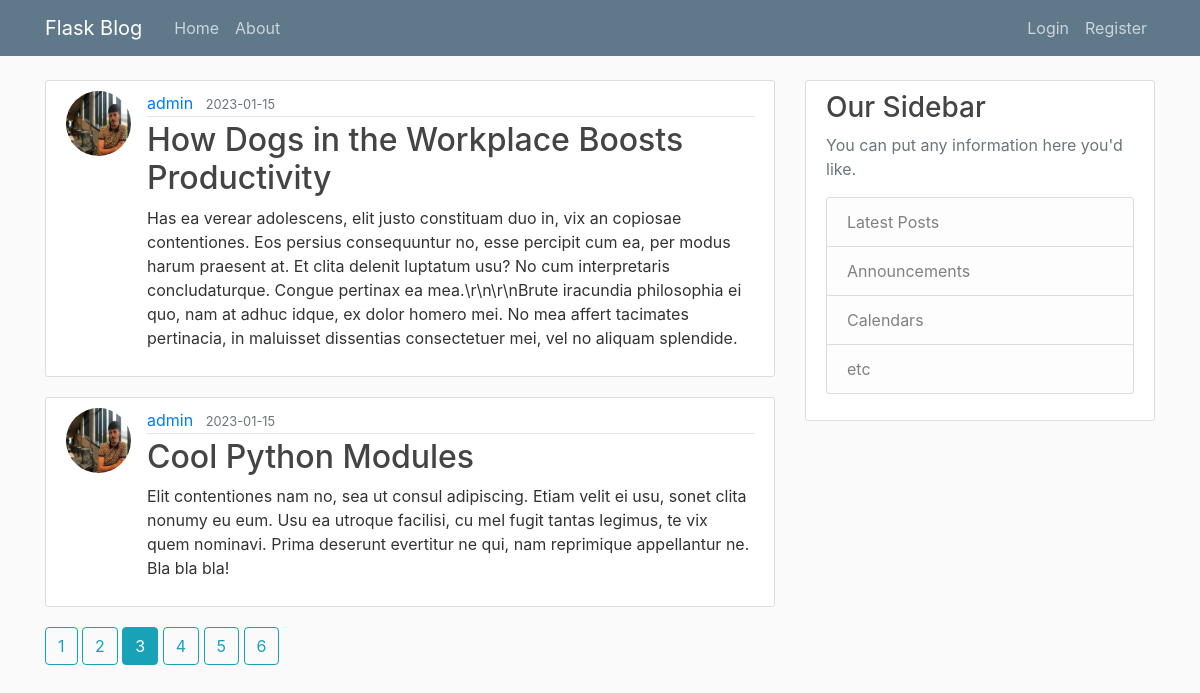
Screenshot of /home?page=3 with the database file from the repository.
### flaskblog/models.py (models this page shows, shortened)
class Post(db.Model):
    id = db.Column(db.Integer, primary_key=True)
    title = db.Column(db.String(100), nullable=False)
    date_posted = db.Column(db.DateTime, nullable=False, default=datetime.utcnow)
    content = db.Column(db.Text, nullable=False)
    user_id = db.Column(db.Integer, db.ForeignKey("user.id"), nullable=False)

class User(db.Model, UserMixin):
    id = db.Column(db.Integer, primary_key=True)
    username = db.Column(db.String(20), unique=True, nullable=False)
    email = db.Column(db.String(120), unique=True, nullable=False)
    image_file = db.Column(db.String(20), nullable=False, default="default.jpg")
    password = db.Column(db.String(60), nullable=False)
    posts = db.relationship(
        "Post", backref="author", lazy=True
    )  # backref isn't the actual column in Post, but lets us access who is the user that created that post

### flaskblog/routes.py (the view)
@app.route("/")
@app.route("/home")
def home():
    page = request.args.get("page", 1, type=int)  # http://127.0.0.1:5000/home?page=1
    posts = Post.query.order_by(Post.date_posted.desc()).paginate(
        page=page, per_page=2
    )  # show newer posts first, paginate
    return render_template("home.html", posts=posts)

### flaskblog/templates/home.html
{% extends "layout.html" %} {% block content %} {% for post in posts.items %}
<article class="media content-section">
  <img
    class="rounded-circle article-img"
    src="{{ url_for('static', filename='profile_pics/' + post.author.image_file) }}"
  />
  <div class="media-body">
    <div class="article-metadata">
      <a class="mr-2" href="#">{{ post.author.username }}</a>
      <small class="text-muted"
        >{{ post.date_posted.strftime('%Y-%m-%d') }}</small
      >
    </div>
    <h2>
      <a class="article-title" href="{{ url_for('post', post_id=post.id) }}"
        >{{ post.title }}</a
      >
    </h2>
    <p class="article-content">{{ post.content }}</p>
  </div>
</article>
{% endfor %} {% for page_num in posts.iter_pages(left_edge=1, right_edge=1,
left_current=1, right_current=2) %} {% if page_num %} {% if posts.page ==
page_num %}
<a class="btn btn-info mb-4" href="{{ url_for('home', page=page_num) }}"
  >{{ page_num }}</a
>
{% else %}
<a class="btn btn-outline-info mb-4" href="{{ url_for('home', page=page_num) }}"
  >{{ page_num }}</a
>
{% endif %} {% else %} ... {% endif %} {% endfor %} {% endblock content %}

### flaskblog/static/main.css (style rules this page uses)
body { background: #fafafa; color: #333333; margin-top: 5rem; }
h1, h2, h3, h4, h5, h6 { color: #444444; }
.content-section { background: #ffffff; padding: 10px 20px; border: 1px solid #dddddd; border-radius: 3px; margin-bottom: 20px; }
.article-title { color: #444444; }
.article-content { white-space: pre-line; }
.article-img { height: 65px; width: 65px; margin-right: 16px; }
.article-metadata { padding-bottom: 1px; margin-bottom: 4px; border-bottom: 1px solid #e3e3e3 }

### rows the page displays
Post: image_file (picture), author.username "admin", date_posted "2023-01-15", title "How Dogs in the Workplace Boosts Productivity", content "Has ea verear adolescens, elit justo constituam duo in, vix an copiosae contentiones. Eos persius consequuntur no, esse percipit cum ea, per modus harum praesent at. Et clita delenit luptatum usu? No cum interpretaris concludaturque. Congue pertinax ea mea.\\r\\n\\r\\nBrute iracundia philosophia ei quo, nam at adhuc idque, ex dolor homero mei. No mea affert tacimates pertinacia, in maluisset dissentias consectetuer mei, vel no aliquam splendide."
Post: image_file (picture), author.username "admin", date_posted "2023-01-15", title "Cool Python Modules", content "Elit contentiones nam no, sea ut consul adipiscing. Etiam velit ei usu, sonet clita nonumy eu eum. Usu ea utroque facilisi, cu mel fugit tantas legimus, te vix quem nominavi. Prima deserunt evertitur ne qui, nam reprimique appellantur ne. Bla bla bla!"

### other values shown
{{ page_num }} "1" "2" "4" "5" "6"
{{ page_num }} "3"
